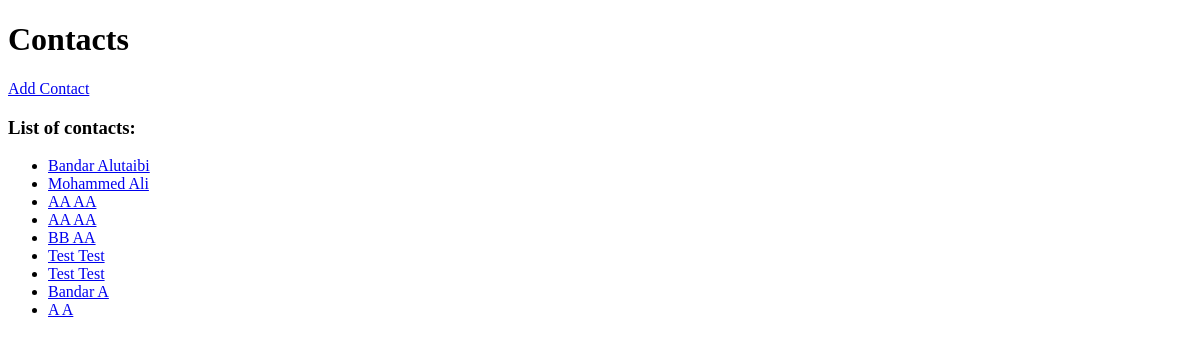
The app's page /, older data.
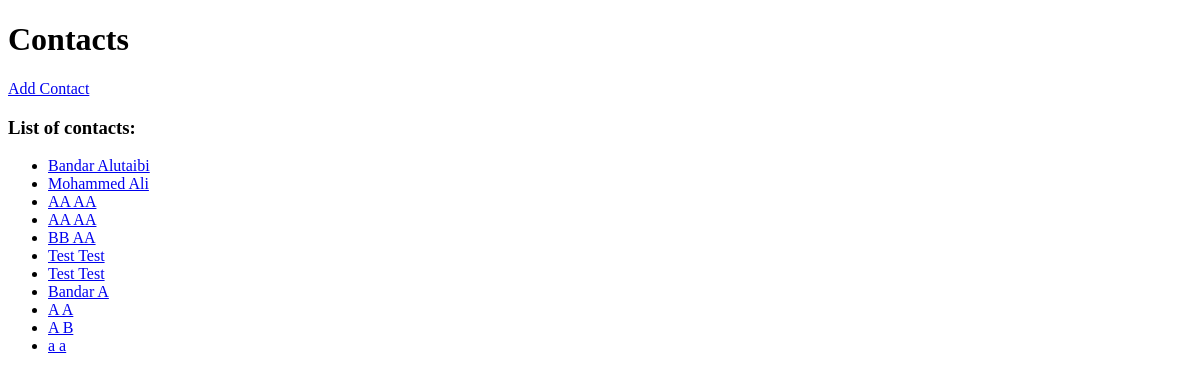
The same page, newer data.
### phonebook/models.py (models this page shows)
class Phonebook(models.Model):
    first_name = models.CharField(max_length=255, null=True, blank=True)
    last_name = models.CharField(max_length=255, null=True, blank=True)
    def __str__(self):
        return self.first_name + ' ' + self.last_name

### phonebook/views.py (the view)
# urls.py: 2. Add a URL to urlpatterns:  path('', views.home, name='home')
def home(request):
    contacts = Phonebook.objects.all()
    return render(request, 'index.html', {'contacts': contacts})

### templates/index.html (shortened to what this page needs)
{%  load static %}
<!DOCTYPE html>
<html lang="en">
<head>
</head>
<body>
    <h1>Contacts</h1>
    <a href="add">Add Contact</a>
<div>
    <h3>List of contacts:</h3>
    <ul>
     {% for contact in contacts %}
        <li> <a href="{% url 'display' contact.id %}">{{ contact }}</a></li>
     {% endfor %}
    </ul>
</div>
</body>
</html>

Row changes from the older to the newer data that the page shows:
added Phonebook: first_name+last_name "A B"
added Phonebook: first_name+last_name "a a"
